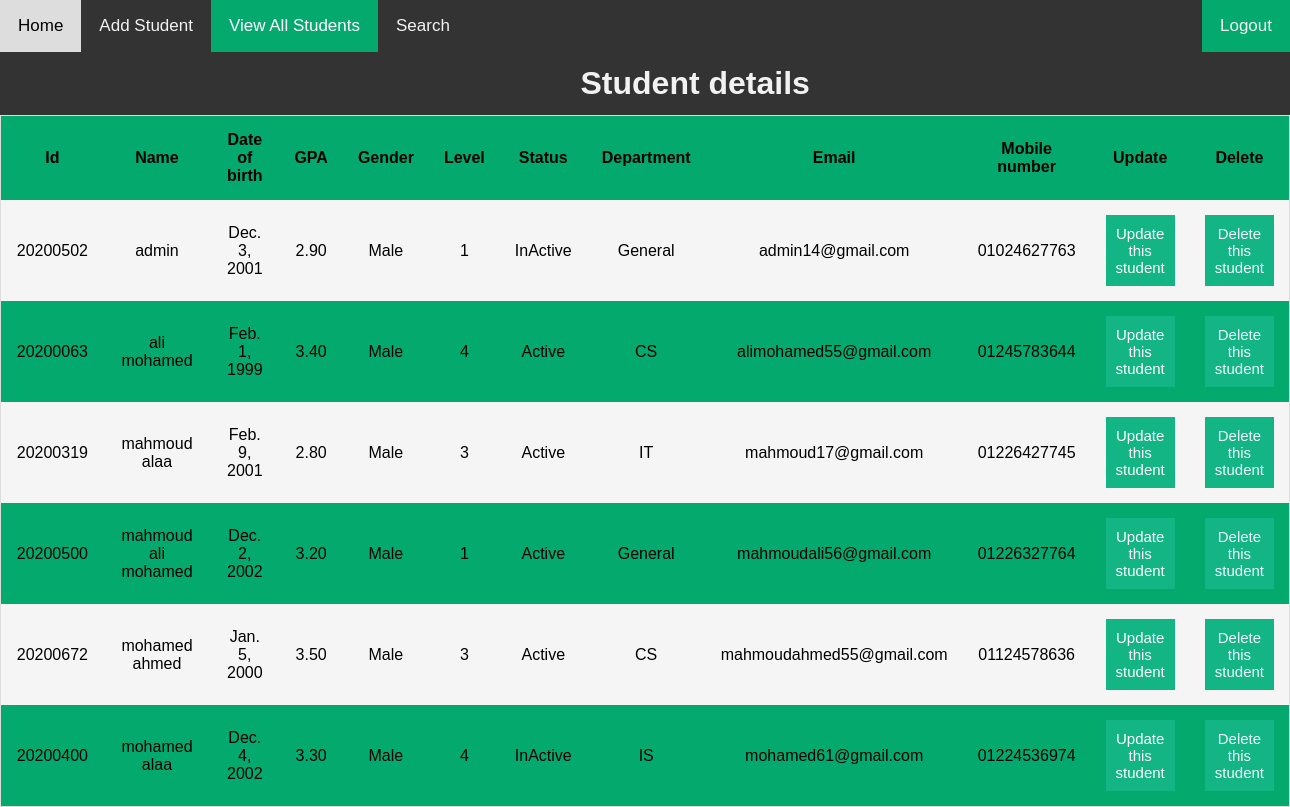
Page /Student/View (signed in) on the committed database.
### Student/models.py (models this page shows, shortened)
class Student(models.Model):
    Name = models.CharField(max_length=60,null=True)
    id = models.CharField(max_length=8,primary_key=True)
    Email = models.EmailField(max_length= 25)
    Gender = models.CharField(max_length=6,choices=ge)
    MobileNumber = models.CharField(max_length=11)
    Date_of_birth = models.DateField(null=True)
    GPA = models.DecimalField(max_digits=3,decimal_places=2,null=True)
    status = models.CharField(max_length=8,choices=st)
    level = models.CharField(max_length=1,choices=lev)
    Department = models.CharField(max_length=7,choices=dep)
    class Meta:
        ordering = ['Name']

### Student/views.py (the view)
# urls.py: path('View',views.indexView,name='view'),
@login_required(login_url='Home/page1')
def indexView(request):
    x = Student.objects.all()
    return render(request,'Student/indexView.html',{'stu':x})

### templates/Student/indexView.html (shortened to what this page needs)
{% block content %}
{% load static %}
<html lang="en">
<head>
    <link rel="stylesheet" href="{% static 'css/css_view.css' %}">
    <link rel="stylesheet" href="{% static 'css/css_topnav.css' %}">
    <link rel="stylesheet" href="https://cdnjs.cloudflare.com/ajax/libs/font-awesome/4.7.0/css/font-awesome.min.css">
</head>
<body>
  <div class="topnav">
    <a  href="{% url 'Home' %}">Home</a>
    <a  href="{% url 'add' %}">Add Student</a>
    <a  class="active" href="{% url 'view' %}">View All Students</a>
    <a  href="{% url 'search' %}">Search</a>
    <div class="topnav_rigth">
      <a class="Aout" href="{% url 'logout' %}">Logout</a>
    </div>
</div>
  <h1 style="padding-left:45%" >Student details</h1>
  <table cellpadding="15pxl" id="myTable">
      <tr>
        <th style= "width:10%;">Id</th>
        <th style= "width:15%;">Name</th>
        <th style= "width:10%;">Date of birth </th>
        <th>GPA</th>
        <th>Gender</th>
        <th>Level</th>
        <th>Status</th>
        <th>Department</th>
        <th style= "width:15%;">Email</th>
        <th>Mobile number</th>
        <th>Update</th>
        <th>Delete</th>
    </tr>
       {% for a in stu %}
       <tr>
        <td>{{a.id}}</td>
        <td>{{a.Name}}</td>
        <td>{{a.Date_of_birth}}</td>
        <td>{{a.GPA}}</td>
        <td>{{a.Gender}}</td>
        <td>{{a.level}}</td>
        <td>{{a.status}}</td>
        <td>{{a.Department}}</td>
        <td>{{a.Email}}</td>
        <td>{{a.MobileNumber}}</td>
        <td> <button type="button"  class="btn" ><a class="Aup" href="update/{{a.id}}">Update this student</a></button></td>
        <td> <button class="btn" type="button" onclick = "DeleteStudentView({{a.id}},this)"> Delete this student</button></td>
      </tr>
       {% endfor %}
</table>
</body>
</html>
{% endblock content %}

### project/static/css/css_view.css (style rules this page uses)
table { border:1px solid black; margin: 0px; }
h1 { padding: 13px; margin: auto; background-color: #333; color: #f2f2f2; }
table { border-collapse: collapse; border-spacing: 0; width: 100%; border: 1px solid #ddd; background-color: #04AA6D; text-align: center; }
tr:nth-child(even) { background-color: whitesmoke; }
.btn { padding: 10px; background-color:rgb(19, 181, 132); color: aliceblue; font-size: 15px; border: #ddd; }
.Aup { text-decoration: none; color: white; }

### project/static/css/css_topnav.css (style rules this page uses)
* { box-sizing: border-box; }
body { margin: 0; font-family: Arial; }
.topnav_rigth { float: right; }
.Aout { background-color: #04AA6D; color: white; }
.topnav { overflow: hidden; background-color: #333; }
.topnav a { float: left; display: block; color: #f2f2f2; text-align: center; padding: 16px 18px; text-decoration: none; font-size: 17px; }
.topnav a.active { background-color: #04AA6D; color: white; }

### rows in the picture
Student: id "20200502", Name "admin", Date_of_birth "Dec. 3, 2001", GPA "2.90", Gender "Male", level "1", status "InActive", Department "General", Email "admin14@gmail.com", MobileNumber "01024627763"
Student: id "20200063", Name "ali mohamed", Date_of_birth "Feb. 1, 1999", GPA "3.40", Gender "Male", level "4", status "Active", Department "CS", Email "alimohamed55@gmail.com", MobileNumber "01245783644"
Student: id "20200319", Name "mahmoud alaa", Date_of_birth "Feb. 9, 2001", GPA "2.80", Gender "Male", level "3", status "Active", Department "IT", Email "mahmoud17@gmail.com", MobileNumber "01226427745"
Student: id "20200500", Name "mahmoud ali mohamed", Date_of_birth "Dec. 2, 2002", GPA "3.20", Gender "Male", level "1", status "Active", Department "General", Email "mahmoudali56@gmail.com", MobileNumber "01226327764"
Student: id "20200672", Name "mohamed ahmed", Date_of_birth "Jan. 5, 2000", GPA "3.50", Gender "Male", level "3", status "Active", Department "CS", Email "mahmoudahmed55@gmail.com", MobileNumber "01124578636"
Student: id "20200400", Name "mohamed alaa", Date_of_birth "Dec. 4, 2002", GPA "3.30", Gender "Male", level "4", status "InActive", Department "IS", Email "mohamed61@gmail.com", MobileNumber "01224536974"
